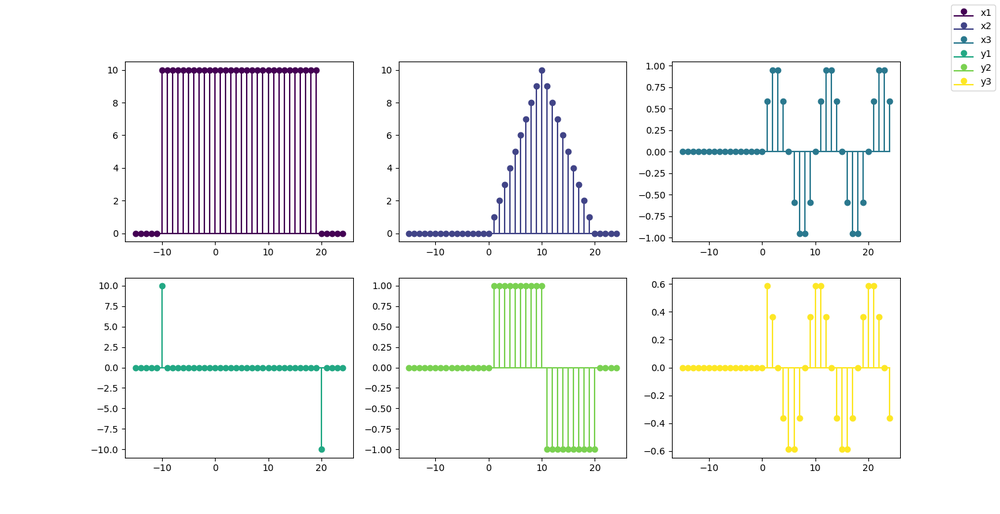
%> input picture 6. Semester/Diskrete-tids signalbehandling/Hjælpefiler/Data/redigerings-billede.tif, 1000 x 514 px, shrunk from 1512 x 777 before the run
$ octave DTSP_Demo_Chap3_part2_DeBlur_v2023v1.m   (GNU Octave 9; MATLAB toolbox functions it lacks are replaced by stand-ins)
%> lines starting %> are read from the running program, lines starting %| are printed output that depends on the picture
%deBlur Motion
%HKa feb. 2022

%Get ready
clear ,close all

%Load image and preprocess image
I=imread('redigerings-billede.tif');    % Tiff udvides til 4 værdier (x, R, G, B) og jeg ved ikke hvad x skal bruges.
I = I(:, :, 1:3);
size(I);
dI=double(I);
dI=dI/max(dI(:));
figure(1), imshow(dI), ;


%Blurr image, -- blur from motion in x-direction --
%First create filter h
M=9;%M odd
h=ones(1,M);
h=h./sum(h(:))

% h[n] = 1/9 * ( u[n] - u[n-10] )

%Now filter
for r=1:size(dI,1)                  % For løkken flader billedet ud
    dJ(r,:, 1)=filter(h,1,dI(r,:));
end;
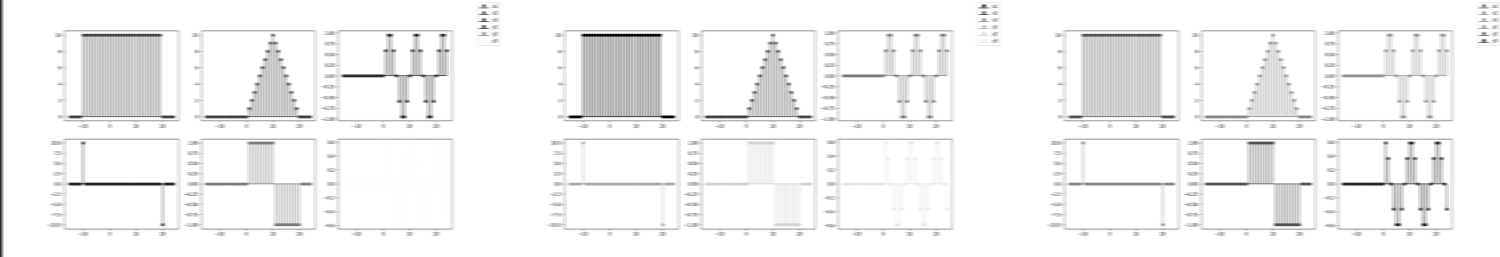
%> dJ: size 514x3000 double (shown at 1/2 size); min 0, max 1, mean 0.957

[x, y, farver] = size(dI);
%> x = 514; y = 1000; farver = 3
sloeretBillede = reshape(dJ, x, y, farver);
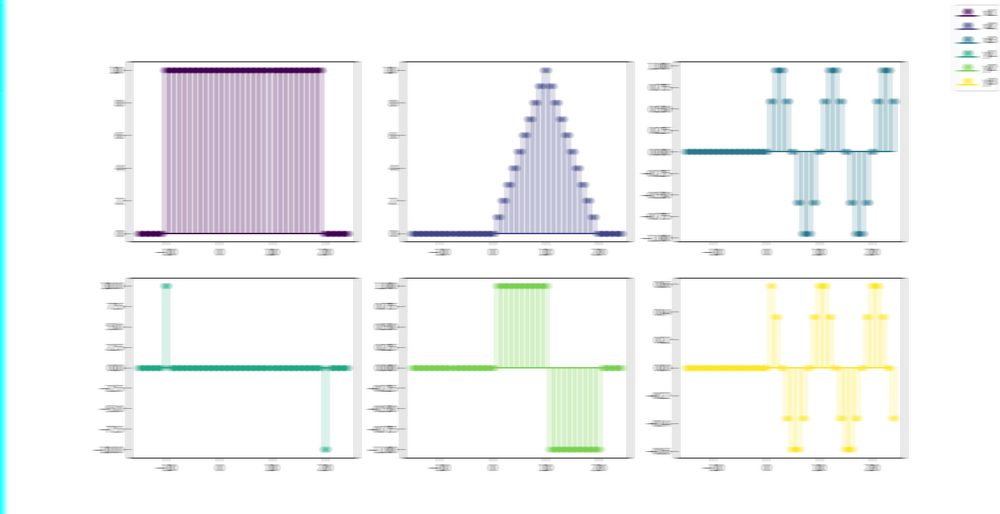
%> sloeretBillede: size 514x1000x3 double; mean R, G, B 0.954, 0.959, 0.958
%Show blured image
figure(2),imshow(sloeretBillede), ;

%Let's deBlur
%First create invers filter to h
L=M*64;%just make it long engoug sinces it IIR, 64 copies will do
for s=1:L
    if (mod(s-1,M)==0) ih(s)=+1; end
    if (mod(s-2,M)==0) ih(s)=-1; end
end
ih(L)=0;


%Mit forsøg:
% h[n] = 1/9 * ( u[n] - u[n-10] ) <- 1/9 * (1/(1 - z^-1) - z^-10/(1 -
% z^-1))


dJ = sloeretBillede;
%Now apply invers filter to deBlur
for r=1:size(dJ,1)
    dK(r,:)=filter(ih,1,dJ(r,:));
end
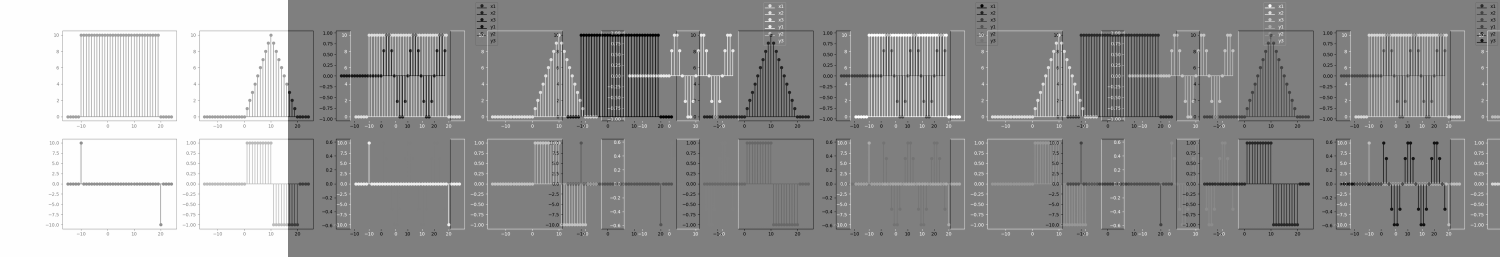
%> dK: size 514x3000 double (shown at 1/2 size); min -0.111, max 0.111, mean 0.0205; drawn with min black and max white

size(dK)
%> ans = [514 3000]
genskabBillede = reshape(dK, x, y, farver);
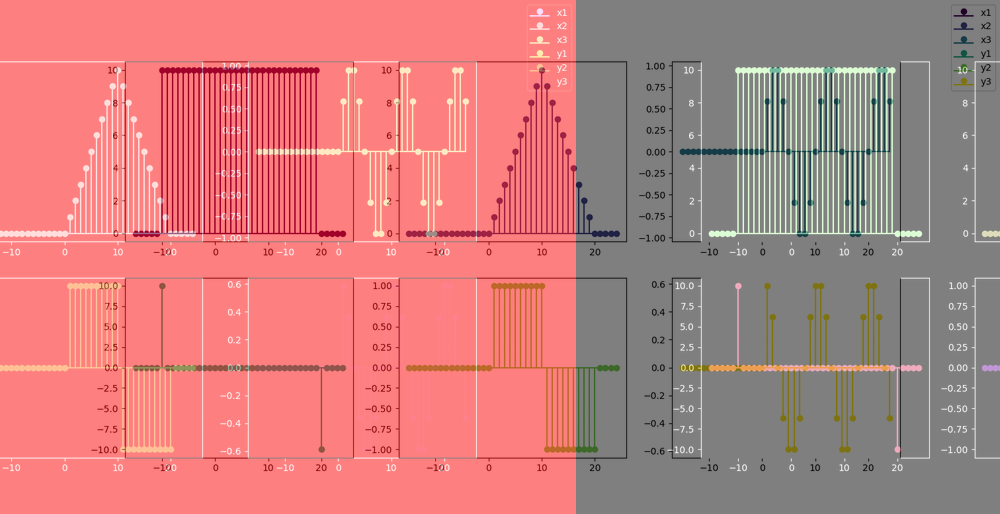
%> genskabBillede: size 514x1000x3 double; mean R, G, B 0.0616, 0.000442, -0.000646; drawn with min black and max white
size(genskabBillede)
%> ans = [514 1000 3]
%Show deBlured iamge
figure(3),  imshow(genskabBillede/max(dK(:)))% /max(dK(:))),
%> after `imshow(genskabBillede/max(dK(:)))`:
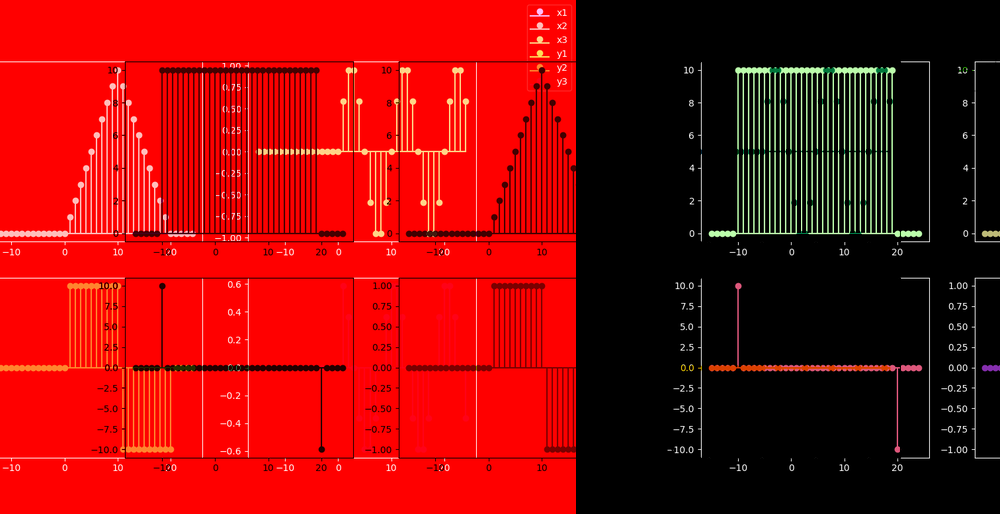
%> displayed picture: size 514x1000x3, on the screen's scale of 0 to 255; mean R, G, B 144.1, 10, 7.7

legend("Original","Blurred", "deblurred")
% Der er noget galt med filteret tror jeg. Den slørede er i hvert fald
% tættere på originalen end den afslørede, så det giver ikke mening.
% Men der har været flere ting i det her dokument som ikke virkede, men som
% jeg selv måtte rette, så ja det undre mig ikke.
